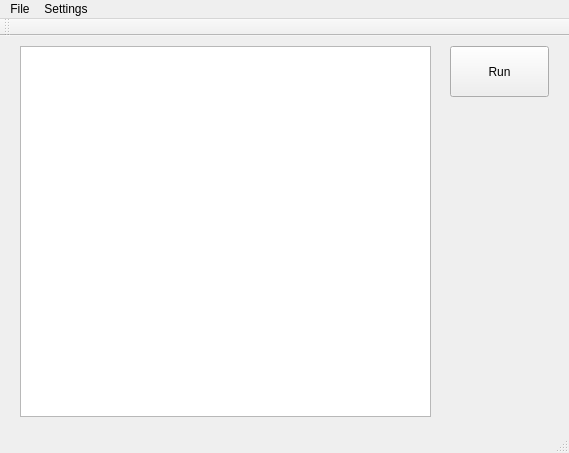
<?xml version="1.0" encoding="UTF-8"?>
<ui version="4.0">
 <class>MainWindow</class>
 <widget class="QMainWindow" name="MainWindow">
  <property name="geometry">
   <rect>
    <x>0</x>
    <y>0</y>
    <width>569</width>
    <height>453</height>
   </rect>
  </property>
  <property name="windowTitle">
   <string>MainWindow</string>
  </property>
  <widget class="QWidget" name="centralWidget">
   <widget class="QPushButton" name="pushButton_3">
    <property name="geometry">
     <rect>
      <x>450</x>
      <y>10</y>
      <width>99</width>
      <height>51</height>
     </rect>
    </property>
    <property name="text">
     <string>Run</string>
    </property>
   </widget>
   <widget class="QGraphicsView" name="graphicsView">
    <property name="geometry">
     <rect>
      <x>20</x>
      <y>10</y>
      <width>411</width>
      <height>371</height>
     </rect>
    </property>
   </widget>
  </widget>
  <widget class="QMenuBar" name="menuBar">
   <property name="geometry">
    <rect>
     <x>0</x>
     <y>0</y>
     <width>569</width>
     <height>25</height>
    </rect>
   </property>
   <widget class="QMenu" name="menuFile">
    <property name="title">
     <string>File</string>
    </property>
    <addaction name="actionOpen_Robot_File"/>
    <addaction name="actionEcit"/>
   </widget>
   <widget class="QMenu" name="menuSettings">
    <property name="title">
     <string>Settings</string>
    </property>
   </widget>
   <addaction name="menuFile"/>
   <addaction name="menuSettings"/>
  </widget>
  <widget class="QToolBar" name="mainToolBar">
   <attribute name="toolBarArea">
    <enum>TopToolBarArea</enum>
   </attribute>
   <attribute name="toolBarBreak">
    <bool>false</bool>
   </attribute>
  </widget>
  <widget class="QStatusBar" name="statusBar"/>
  <action name="actionOpen_Obstacle_File">
   <property name="text">
    <string>Insert Obstacle File</string>
   </property>
  </action>
  <action name="actionOpen_Robot_File">
   <property name="text">
    <string>Insert Robot File</string>
   </property>
  </action>
  <action name="actionEcit">
   <property name="text">
    <string>Exit</string>
   </property>
  </action>
 </widget>
 <layoutdefault spacing="6" margin="11"/>
 <resources/>
 <connections/>
</ui>
